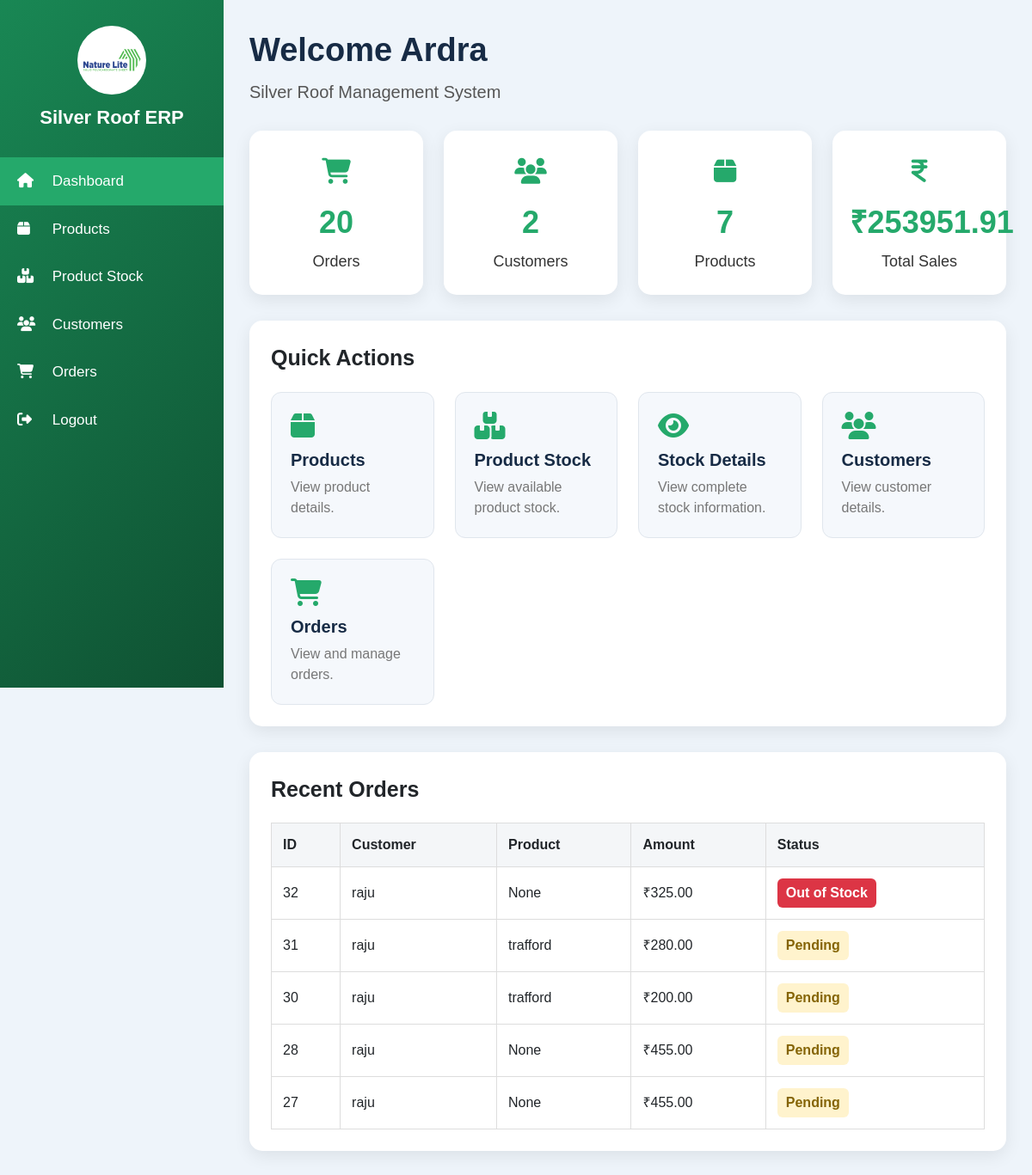
/dashboard/sales/dashboard/ (signed in), run on the app's committed database.
### orders/models.py (models this page shows, shortened)
class Order(models.Model):
    STATUS_CHOICES = [
        ("Pending 1", "Pending 1"),
        ("Pending 2", "Pending 2"),
        ("Pending", "Pending"),
        ("Approved", "Approved"),
        ("Completed", "Completed"),
        ("Cancelled", "Cancelled"),
        ("Out of Stock", "Out of Stock"),
    ]
    LOADING_CHOICES = [
        ("G-1", "G-1"),
        ("WS", "WS"),
        ("PVR", "PVR"),
        ("G-2", "G-2"),
    ]
    DISPATCH_STATUS_CHOICES = [
        ("Not Dispatched", "Not Dispatched"),
        ("Dispatched", "Dispatched"),
    ]
    LOCATION_CHOICES = [
        ("ERNAKULAM-GOSHREE ROUTE", "ERNAKULAM-GOSHREE ROUTE"),
        ("ERNAKULAM-EDAPPALLY-ROUTE", "ERNAKULAM-EDAPPALLY-ROUTE"),
        ("PALAKKAD-ROUTE", "PALAKKAD-ROUTE"),
        ("WAYANAD-ROUTE", "WAYANAD-ROUTE"),
        ("CALICUT-ROUTE", "CALICUT-ROUTE"),
        ("NILABUR-MANCHERY-ROUTE", "NILABUR-MANCHERY-ROUTE"),
        ("NILABUR-PERINTHALMANNA-ROUTE", "NILABUR-PERINTHALMANNA-ROUTE"),
    ]
    sales_member = models.ForeignKey(
        User,
        on_delete=models.SET_NULL,
        null=True,
        blank=True,
        related_name="sales_orders",
    )
    customer_name = models.CharField(
        max_length=150,
    )
    phone = models.CharField(
        max_length=10,
        blank=True,
    )
    company_name = models.CharField(
        max_length=150,
        blank=True,
    )
    location = models.CharField(
        max_length=50,
        choices=LOCATION_CHOICES,
        blank=True,
    )
    address = models.TextField(
        blank=True,
    )
    product = models.ForeignKey(
        Product,
        on_delete=models.SET_NULL,
        null=True,
        blank=True,
        related_name="orders",
    )
    category = models.ForeignKey(
        Category,
        on_delete=models.PROTECT,
        related_name="orders",
        null=True,
        blank=True,
    )
    subcategory = models.ForeignKey(
        SubCategory,
        on_delete=models.SET_NULL,
        null=True,
        blank=True,
        related_name="orders",
    )
    subcategory_text = models.CharField(
        max_length=150,
        blank=True,
        null=True,
    )
    brand = models.ForeignKey(
        Brand,
        on_delete=models.SET_NULL,
        null=True,
        blank=True,
        related_name="orders",
    )
    thickness = models.ForeignKey(
        Thickness,
        on_delete=models.SET_NULL,
        null=True,
        blank=True,
        related_name="orders",
    )
    colour = models.ForeignKey(
        Colour,
        on_delete=models.SET_NULL,
        null=True,
        blank=True,
        related_name="orders",
    )
    colour_text = models.CharField(
        max_length=100,
        blank=True,
        null=True,
    )
    design = models.ForeignKey(
        Design,
        on_delete=models.SET_NULL,
        null=True,
        blank=True,
        related_name="orders",
    )
    design_text = models.CharField(
        max_length=100,
        blank=True,
        null=True,
    )
    core_number = models.CharField(
        max_length=100,
        blank=True,
    )
    size_text = models.CharField(
        max_length=100,
        blank=True,
        null=True,
    )
    width_ft = models.DecimalField(
        max_digits=10,
        decimal_places=2,
        null=True,
        blank=True,
    )
    width_meter = models.DecimalField(
        max_digits=10,
        decimal_places=4,
        null=True,
        blank=True,
    )
    length_ft = models.DecimalField(
        max_digits=10,
        decimal_places=2,
        default=0,
    )
    sheets = models.PositiveIntegerField(
        default=0,
    )
    sq_mtr = models.DecimalField(
        max_digits=12,
        decimal_places=2,
        default=0,
        null=True,
        blank=True,
    )
    sqm_price = models.DecimalField(
        max_digits=12,
        decimal_places=2,
        default=0,
        null=True,
        blank=True,
    )
    rate = models.DecimalField(
        max_digits=12,
        decimal_places=2,
        default=0,
    )
    amount = models.DecimalField(
        max_digits=14,
        decimal_places=2,
        default=0,
    )
    loading_from = models.CharField(
        max_length=50,
        choices=LOADING_CHOICES,
        blank=True,
    )
    order_taken_by = models.ForeignKey(
        User,
        on_delete=models.SET_NULL,
        null=True,
        blank=True,
        related_name="taken_orders",
    )
    remarks = models.TextField(
        blank=True,
        null=True,
    )
    status = models.CharField(
        max_length=20,
        choices=STATUS_CHOICES,
        default="Pending1",
    )
    dispatch_status = models.CharField(
        max_length=20,
        choices=DISPATCH_STATUS_CHOICES,
        default="Not Dispatched",
    )
    dispatch_date = models.DateField(
        null=True,
        blank=True,
    )
    dispatched_by = models.ForeignKey(
        User,
        on_delete=models.SET_NULL,
        null=True,
        blank=True,
        related_name="dispatched_orders",
    )
    created_at = models.DateTimeField(
        auto_now_add=True,
    )
    updated_at = models.DateTimeField(
        auto_now=True,
    )

### products/models.py (models this page shows, shortened)
class Product(models.Model):
    category = models.ForeignKey(
        Category,
        on_delete=models.CASCADE,
        related_name="products"
    )
    product_name = models.CharField(
        max_length=150,
        blank=True,
        null=True
    )
    subcategory = models.ForeignKey(
        SubCategory,
        on_delete=models.SET_NULL,
        related_name="products",
        blank=True,
        null=True
    )
    subcategory_text = models.CharField(
        max_length=100,
        blank=True,
        null=True
    )
    width = models.CharField(
        max_length=100,
        blank=True,
        null=True
    )
    brand = models.ForeignKey(
        Brand,
        on_delete=models.SET_NULL,
        related_name="products",
        blank=True,
        null=True
    )
    thickness = models.ForeignKey(
        Thickness,
        on_delete=models.SET_NULL,
        related_name="products",
        blank=True,
        null=True
    )
    colour = models.ForeignKey(
        Colour,
        on_delete=models.SET_NULL,
        related_name="products",
        blank=True,
        null=True
    )
    design = models.ForeignKey(
        Design,
        on_delete=models.SET_NULL,
        related_name="products",
        blank=True,
        null=True
    )
    width_ft = models.DecimalField(
        max_digits=8,
        decimal_places=2,
        default=0,
        blank=True,
        null=True
    )
    core_number = models.CharField(
        max_length=100,
        blank=True,
        null=True
    )
    sqt_rate = models.DecimalField(
        max_digits=10,
        decimal_places=2,
        default=0,
        blank=True,
        null=True
    )
    size = models.CharField(
        max_length=100,
        blank=True,
        null=True
    )

### main_dashboard/views.py (the view)
@login_required
def sales_dashboard(request):
    my_orders = Order.objects.filter(
        sales_member=request.user
    ).order_by("-created_at")
    recent_orders = my_orders[:5]
    total_sales = (
        my_orders.aggregate(
            total=Sum("amount")
        )["total"] or 0
    )
    context = {
        "products": Product.objects.count(),
        "customers": Customer.objects.count(),
        "orders": my_orders.count(),
        "total_sales": total_sales,
        "recent_orders": recent_orders,
    }
    return render(
        request,
        "dashboard/sales_dashboard.html",
        context
    )

### templates/dashboard/sales_dashboard.html (shortened to what this page needs)
{% load static %}
<!DOCTYPE html>
<html lang="en">
<head>
    <link
        href="https://cdn.jsdelivr.net/npm/bootstrap@5.3.3/dist/css/bootstrap.min.css"
        rel="stylesheet"
    >
    <link
        rel="stylesheet"
        href="https://cdnjs.cloudflare.com/ajax/libs/font-awesome/6.5.2/css/all.min.css"
    >
</head>
<body>
<div class="sidebar">
    <div class="logo-area">
        <img
            src="{% static 'images/logo.png' %}"
            alt="Silver Roof Logo"
        >
        <div class="logo-title">
            Silver Roof ERP
        </div>
    </div>
    <a
        href="{% url 'sales_dashboard' %}"
        class="active"
    >
        <i class="fa-solid fa-house"></i>
        Dashboard
    </a>
    <a href="{% url 'product_list' %}">
        <i class="fa-solid fa-box"></i>
        Products
    </a>
    <a href="{% url 'stock_list' %}">
        <i class="fa-solid fa-boxes-stacked"></i>
        Product Stock
    </a>
    <a href="{% url 'customer_list' %}">
        <i class="fa-solid fa-users"></i>
        Customers
    </a>
    <a href="{% url 'order_list' %}">
        <i class="fa-solid fa-cart-shopping"></i>
        Orders
    </a>
    <a href="{% url 'logout' %}">
        <i class="fa-solid fa-right-from-bracket"></i>
        Logout
    </a>
</div>
<div class="main-content">
    <div class="welcome-title">
        Welcome {{ request.user.username }}
    </div>
    <div class="system-title">
        Silver Roof Management System
    </div>
    <div class="row g-4">
        <div class="col-lg-3 col-md-6">
            <div class="summary-card">
                <div class="summary-icon">
                    <i class="fa-solid fa-cart-shopping"></i>
                </div>
                <div class="summary-number">
                    {{ orders|default:0 }}
                </div>
                <div class="summary-label">
                    Orders
                </div>
            </div>
        </div>
        <div class="col-lg-3 col-md-6">
            <div class="summary-card">
                <div class="summary-icon">
                    <i class="fa-solid fa-users"></i>
                </div>
                <div class="summary-number">
                    {{ customers|default:0 }}
                </div>
                <div class="summary-label">
                    Customers
                </div>
            </div>
        </div>
        <div class="col-lg-3 col-md-6">
            <div class="summary-card">
                <div class="summary-icon">
                    <i class="fa-solid fa-box"></i>
                </div>
                <div class="summary-number">
                    {{ products|default:0 }}
                </div>
                <div class="summary-label">
                    Products
                </div>
            </div>
        </div>
        <div class="col-lg-3 col-md-6">
            <div class="summary-card">
                <div class="summary-icon">
                    <i class="fa-solid fa-indian-rupee-sign"></i>
                </div>
                <div class="summary-number">
                    ₹{{ total_sales|default:0|floatformat:2 }}
                </div>
                <div class="summary-label">
                    Total Sales
                </div>
            </div>
        </div>
    </div>
    <div class="quick-card">
        <div class="quick-title">
            Quick Actions
        </div>
        <div class="row g-4">
            <div class="col-lg-3 col-md-6">
                <a
                    href="{% url 'product_list' %}"
                    class="quick-action"
                >
                    <i class="fa-solid fa-box"></i>
                    <h5>
                        Products
                    </h5>
                    <p>
                        View product details.
                    </p>
                </a>
            </div>
            <div class="col-lg-3 col-md-6">
                <a
                    href="{% url 'stock_list' %}"
                    class="quick-action"
                >
                    <i class="fa-solid fa-boxes-stacked"></i>
                    <h5>
                        Product Stock
                    </h5>
                    <p>
                        View available product stock.
                    </p>
                </a>
            </div>
            <div class="col-lg-3 col-md-6">
                <a
                    href="{% url 'stock_list' %}"
                    class="quick-action"
                >
                    <i class="fa-solid fa-eye"></i>
                    <h5>
                        Stock Details
                    </h5>
                    <p>
                        View complete stock information.
                    </p>
                </a>
            </div>
            <div class="col-lg-3 col-md-6">
                <a
                    href="{% url 'customer_list' %}"
                    class="quick-action"
                >
                    <i class="fa-solid fa-users"></i>
                    <h5>
                        Customers
                    </h5>
                    <p>
                        View customer details.
                    </p>
                </a>
            </div>
            <div class="col-lg-3 col-md-6">
                <a
                    href="{% url 'order_list' %}"
                    class="quick-action"
                >
                    <i class="fa-solid fa-cart-shopping"></i>
                    <h5>
                        Orders
                    </h5>
                    <p>
                        View and manage orders.
                    </p>
                </a>
            </div>
        </div>
    </div>
    <div class="orders-card">
        <div class="orders-title">
            Recent Orders
        </div>
        <div class="table-responsive">
            <table class="orders-table">
                <thead>
                    <tr>
                        <th>ID</th>
                        <th>Customer</th>
                        <th>Product</th>
                        <th>Amount</th>
                        <th>Status</th>
                    </tr>
                </thead>
                <tbody>
                    {% for order in recent_orders %}
                    <tr>
                        <td>
                            {{ order.id }}
                        </td>
                        <td>
                            {{ order.customer_name }}
                        </td>
                        <td>
                            {% if order.product %}
                                {{ order.product.product_name }}
                            {% else %}
                                -
                            {% endif %}
                        </td>
                        <td>
                            ₹{{ order.amount|default:0|floatformat:2 }}
                        </td>
                        <td>
                            {% if order.status == "Completed" %}
                                <span class="status status-completed">
                                    {{ order.status }}
                                </span>
                            {% elif order.status == "Cancelled" %}
                                <span class="status status-cancelled">
                                    {{ order.status }}
                                </span>
                            {% elif order.status == "Out of Stock" %}
                                <span class="status status-out">
                                    {{ order.status }}
                                </span>
                            {% else %}
                                <span class="status status-pending">
                                    {{ order.status }}
                                </span>
                            {% endif %}
                        </td>
                    </tr>
                    {% endfor %}
                </tbody>
            </table>
        </div>
    </div>
</div>
</body>
</html>

### data on the page
Order: id "32", customer_name "raju", product.product_name "None", amount "325.00", status "Out of Stock"
Order: id "31", customer_name "raju", product.product_name "trafford", amount "280.00", status "Pending"
Order: id "30", customer_name "raju", product.product_name "trafford", amount "200.00", status "Pending"
Order: id "28", customer_name "raju", product.product_name "None", amount "455.00", status "Pending"
Order: id "27", customer_name "raju", product.product_name "None", amount "455.00", status "Pending"

### other printed values
{{ request.user.username }} "Ardra"
{{ orders|default:0 }} "20"
{{ customers|default:0 }} "2"
{{ products|default:0 }} "7"
{{ total_sales|default:0|floatformat:2 }} "253951.91"
